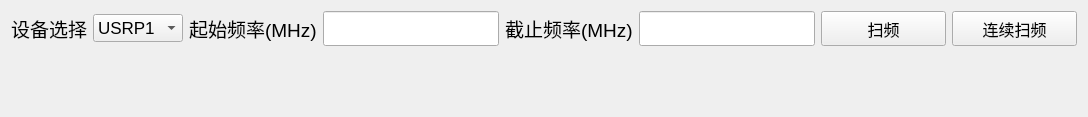
          <widget class="QWidget" name="tab_10">
           <attribute name="title">
            <string>实时频谱查看</string>
           </attribute>
           <layout class="QVBoxLayout" name="verticalLayout_28">
            <item>
             <layout class="QHBoxLayout" name="horizontalLayout_10">
              <item>
               <widget class="QLabel" name="label_24">
                <property name="font">
                 <font>
                  <pointsize>14</pointsize>
                 </font>
                </property>
                <property name="text">
                 <string>设备选择</string>
                </property>
               </widget>
              </item>
              <item>
               <widget class="QComboBox" name="comboBox_8">
                <property name="minimumSize">
                 <size>
                  <width>90</width>
                  <height>0</height>
                 </size>
                </property>
                <property name="font">
                 <font>
                  <pointsize>13</pointsize>
                 </font>
                </property>
                <item>
                 <property name="text">
                  <string>USRP1</string>
                 </property>
                </item>
                <item>
                 <property name="text">
                  <string>USRP2</string>
                 </property>
                </item>
                <item>
                 <property name="text">
                  <string>USRP3</string>
                 </property>
                </item>
                <item>
                 <property name="text">
                  <string>USRP4</string>
                 </property>
                </item>
                <item>
                 <property name="text">
                  <string>3900A</string>
                 </property>
                </item>
               </widget>
              </item>
              <item>
               <widget class="QLabel" name="label_25">
                <property name="font">
                 <font>
                  <pointsize>14</pointsize>
                 </font>
                </property>
                <property name="text">
                 <string>起始频率(MHz)</string>
                </property>
               </widget>
              </item>
              <item>
               <widget class="QLineEdit" name="lineEdit_20">
                <property name="minimumSize">
                 <size>
                  <width>0</width>
                  <height>35</height>
                 </size>
                </property>
                <property name="font">
                 <font>
                  <family>Times New Roman</family>
                  <pointsize>14</pointsize>
                  <weight>75</weight>
                  <bold>true</bold>
                 </font>
                </property>
               </widget>
              </item>
              <item>
               <widget class="QLabel" name="label_26">
                <property name="font">
                 <font>
                  <pointsize>14</pointsize>
                 </font>
                </property>
                <property name="text">
                 <string>截止频率(MHz)</string>
                </property>
               </widget>
              </item>
              <item>
               <widget class="QLineEdit" name="lineEdit_21">
                <property name="minimumSize">
                 <size>
                  <width>0</width>
                  <height>35</height>
                 </size>
                </property>
                <property name="font">
                 <font>
                  <family>Times New Roman</family>
                  <pointsize>14</pointsize>
                  <weight>75</weight>
                  <bold>true</bold>
                 </font>
                </property>
               </widget>
              </item>
              <item>
               <widget class="QPushButton" name="pushButton_27">
                <property name="sizePolicy">
                 <sizepolicy hsizetype="Minimum" vsizetype="Fixed">
                  <horstretch>0</horstretch>
                  <verstretch>0</verstretch>
                 </sizepolicy>
                </property>
                <property name="minimumSize">
                 <size>
                  <width>125</width>
                  <height>35</height>
                 </size>
                </property>
                <property name="font">
                 <font>
                  <pointsize>12</pointsize>
                 </font>
                </property>
                <property name="cursor">
                 <cursorShape>PointingHandCursor</cursorShape>
                </property>
                <property name="text">
                 <string>扫频</string>
                </property>
               </widget>
              </item>
              <item>
               <widget class="QPushButton" name="pushButton_32">
                <property name="sizePolicy">
                 <sizepolicy hsizetype="Minimum" vsizetype="Fixed">
                  <horstretch>0</horstretch>
                  <verstretch>0</verstretch>
                 </sizepolicy>
                </property>
                <property name="minimumSize">
                 <size>
                  <width>125</width>
                  <height>35</height>
                 </size>
                </property>
                <property name="font">
                 <font>
                  <pointsize>12</pointsize>
                 </font>
                </property>
                <property name="cursor">
                 <cursorShape>PointingHandCursor</cursorShape>
                </property>
                <property name="text">
                 <string>连续扫频</string>
                </property>
               </widget>
              </item>
             </layout>
            </item>
            <item>
             <layout class="QVBoxLayout" name="verticalLayout_27">
              <item>
               <spacer name="horizontalSpacer_12">
                <property name="orientation">
                 <enum>Qt::Horizontal</enum>
                </property>
                <property name="sizeHint" stdset="0">
                 <size>
                  <width>40</width>
                  <height>20</height>
                 </size>
                </property>
               </spacer>
              </item>
              <item>
               <spacer name="verticalSpacer_6">
                <property name="orientation">
                 <enum>Qt::Vertical</enum>
                </property>
                <property name="sizeHint" stdset="0">
                 <size>
                  <width>20</width>
                  <height>40</height>
                 </size>
                </property>
               </spacer>
              </item>
             </layout>
            </item>
           </layout>
          </widget>
